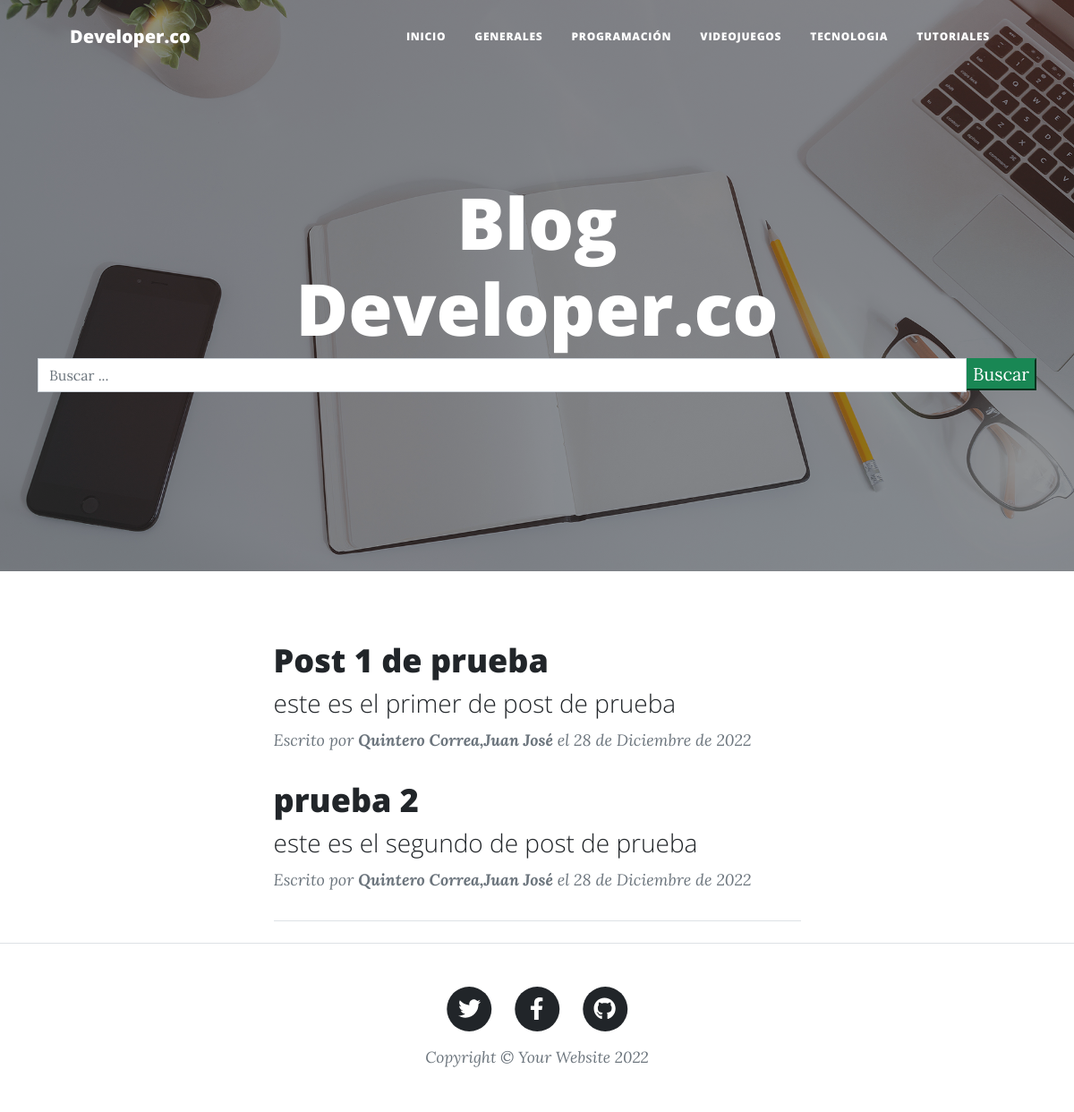
Page /?page=2 on the earlier database version.
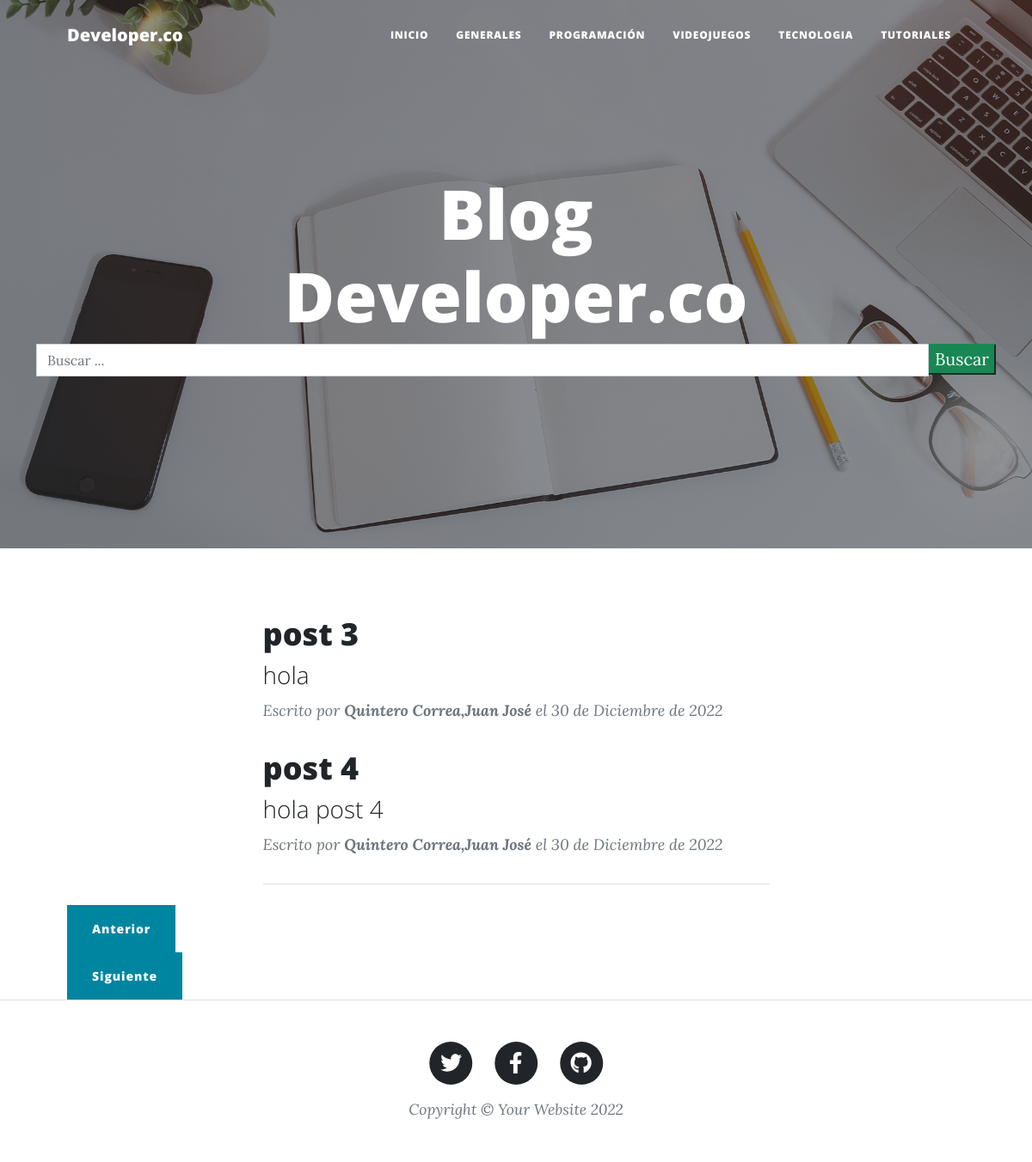
Same page on the later database version.
### blog/models.py (models this page shows, shortened)
class Post(models.Model):
    id = models.AutoField(primary_key=True)
    titulo = models.CharField('Titulo',max_length=90,blank=False,null=False)
    slug = models.CharField('Slug',max_length=100,null=False,blank=False)
    descripcion = models.CharField('Descripción',max_length=110,blank=False,null=False)
    contenido = RichTextField('Contenido')
    imagen = models.URLField(max_length=255,blank=False,null=False)
    autor = models.ForeignKey(Autor, on_delete=models.CASCADE)
    categoria = models.ForeignKey(Categoria, on_delete=models.CASCADE)
    estado = models.BooleanField('Publicado/No Publicado',default=True)
    fecha_creacion = models.DateField('Fecha de Creación',auto_now=False,auto_now_add=True)
    class Meta:
        verbose_name = 'Post'
        verbose_name_plural = 'Posts'

class Autor(models.Model):
    id = models.AutoField(primary_key=True)
    nombres = models.CharField("Nombres de Autor",max_length=255,null=False,blank=False)
    apellidos = models.CharField("Apellidos de autor",max_length=255,null=False,blank=False)
    facebook = models.URLField("Facebook",null=True,blank=True)
    instagram = models.URLField("Instagram",null=True,blank=True)
    web = models.URLField("Web",null=True,blank=True)
    facebook = models.URLField("Facebook",null=True,blank=True)
    correo = models.EmailField("Correo Electrónico",blank=False,null=False)
    estado = models.BooleanField("Autor ACtivo/Autor no Activo",default=True)
    fecha_creacion = models.DateField("Fecha de Creación",auto_now=False,auto_now_add=True)
    class Meta:
        verbose_name = 'Autor'
        verbose_name_plural = 'Autores'
    def __str__(self):
        return '{0},{1}'.format(self.apellidos, self.nombres)

### blog/views.py (the view)
# urls.py: path('',home, name = 'index'),
def home(request):
    queryset = request.GET.get("buscar") # para guardar lo que se escribe en el boton de buscar
    posts = Post.objects.filter(estado = True)
    if queryset:
        posts = Post.objects.filter(
            Q(titulo__icontains = queryset) |  # para hacer consultas con condicionales "O"
            Q(descripcion__icontains = queryset)
        ).distinct()                # para no traer el mismo campo dentro de una consulta
    paginator = Paginator(posts,2)  # numero de elementos a mostrar por pagina
    page = request.GET.get('page')  # para saber en que pagina se encuentra
    posts = paginator.get_page(page)
    return render(request,'index.html',{'posts':posts})

### templates/index.html (shortened to what this page needs)
{% load static %}
<!DOCTYPE html>
<html lang="es">
    <head>
        <link href="{% static 'css/styles.css' %}" rel="stylesheet" />
    </head>
    <body>
        <nav class="navbar navbar-expand-lg navbar-light" id="mainNav">
            <div class="container px-4 px-lg-5">
                <a class="navbar-brand" href="{% url 'blog:index' %}">Developer.co</a>
                <div class="collapse navbar-collapse" id="navbarResponsive">
                    <ul class="navbar-nav ms-auto py-4 py-lg-0">
                        <li class="nav-item"><a class="nav-link px-lg-3 py-3 py-lg-4" href="{% url 'blog:index' %}">Inicio</a></li>
                        <li class="nav-item"><a class="nav-link px-lg-3 py-3 py-lg-4" href="{% url 'blog:generales' %}">Generales</a></li>
                        <li class="nav-item"><a class="nav-link px-lg-3 py-3 py-lg-4" href="{% url 'blog:programacion' %}">Programación</a></li>
                        <li class="nav-item"><a class="nav-link px-lg-3 py-3 py-lg-4" href="{% url 'blog:videojuegos' %}">Videojuegos</a></li>
                        <li class="nav-item"><a class="nav-link px-lg-3 py-3 py-lg-4" href="{% url 'blog:tecnologia' %}">Tecnologia</a></li>
                        <li class="nav-item"><a class="nav-link px-lg-3 py-3 py-lg-4" href="{% url 'blog:tutoriales' %}">Tutoriales</a></li>
                    </ul>
                </div>
            </div>
        </nav>
        {% block imagen %}<header class="masthead" style="background-image: url('{% static 'assets/img/home-bg.jpg' %}')">{% endblock imagen %}
            <div class="container position-relative px-4 px-lg-5">
                <div class="row gx-4 gx-lg-5 justify-content-center">
                    <div class="col-md-10 col-lg-8 col-xl-7">
                        <div class="site-heading">
                            <h1>{% block titulo_principal %}Blog Developer.co{% endblock titulo_principal %}</h1>
                        </div>
                    </div>
                </div>
            </div>
            {% block barra_busqueda %}
            <div class="container">
                <div class="row">
                    <div class="col-md-12 search">
                        <form method="get">
                            <div id="custom-search-input">
                                <div class="input-group col-md-12">
                                    <input type="text" class="form-control" placeholder="Buscar ..." name="buscar" value="{{ request.GET.buscar }}">
                                    <span class="input-group-list">
                                        <button type="submit" class="boton btn-success">Buscar</button>
                                    </span>
                                </div>
                            </div>
                        </form>
                    </div>
                </div>
            </div>
            {% endblock barra_busqueda %}
        </header>
        <div class="container px-4 px-lg-5">
            <div class="row gx-4 gx-lg-5 justify-content-center">
                <div class="col-md-10 col-lg-8 col-xl-7">
                    {% block contenido %}
                        {% if posts %}
                            {% for post in posts %}
                                <div class="post-preview">
                                    <a href="{% url 'blog:detalle_post' post.slug %}">
                                        <h2 class="post-title">{{ post.titulo }}</h2>
                                        <h3 class="post-subtitle">{{ post.descripcion }}</h3>
                                    </a>
                                    <p class="post-meta">Escrito por
                                        <strong>{{ post.autor }}</strong> el
                                        {{ post.fecha_creacion }}
                                    </p>
                                </div>
                            {% endfor %}
                        {% else %}
                                <h1>No existen post registrados</h1>
                        {% endif %}
                    {% endblock contenido %}
                    <hr class="my-4" />
                </div>
            </div>
            <div class="row">
                <div class="col-md-12 col-lg-12 col-sm-12 col-xs-12">
                    <div class="col-md-6 col-sm-6 col-lg-6 col-xs-6 float-left">
                        {% if posts.has_previous %}
                            <div class="clearfix">
                                <a href="?page={{ posts.previous_page_number }}{% if request.GET.search %} &q={{ request.GET.search}}{% endif %}" class="btn btn-primary float-left">Anterior</a>
                            </div>
                        {% endif %}
                    </div>
                </div>
                <div class="col-md-12 col-lg-12 col-sm-12 col-xs-12">
                    <div class="col-md-6 col-sm-6 col-lg-6 col-xs-6 float-right">
                        {% if posts.has_next %}
                            <div class="clearfix">
                                <a href="?page={{ posts.next_page_number }}{% if request.GET.search %} &q={{ request.GET.search}}{% endif %}" class="btn btn-primary float-right">Siguiente</a>
                            </div>
                        {% endif %}
                    </div>
                </div>
            </div>
        </div>
        <footer class="border-top">
            <div class="container px-4 px-lg-5">
                <div class="row gx-4 gx-lg-5 justify-content-center">
                    <div class="col-md-10 col-lg-8 col-xl-7">
                        <ul class="list-inline text-center">
                            <li class="list-inline-item">
                                <a href="#!">
                                    <span class="fa-stack fa-lg">
                                        <i class="fas fa-circle fa-stack-2x"></i>
                                        <i class="fab fa-twitter fa-stack-1x fa-inverse"></i>
                                    </span>
                                </a>
                            </li>
                            <li class="list-inline-item">
                                <a href="#!">
                                    <span class="fa-stack fa-lg">
                                        <i class="fas fa-circle fa-stack-2x"></i>
                                        <i class="fab fa-facebook-f fa-stack-1x fa-inverse"></i>
                                    </span>
                                </a>
                            </li>
                            <li class="list-inline-item">
                                <a href="#!">
                                    <span class="fa-stack fa-lg">
                                        <i class="fas fa-circle fa-stack-2x"></i>
                                        <i class="fab fa-github fa-stack-1x fa-inverse"></i>
                                    </span>
                                </a>
                            </li>
                        </ul>
                        <div class="small text-center text-muted fst-italic">Copyright &copy; Your Website 2022</div>
                    </div>
                </div>
            </div>
        </footer>
    </body>
</html>

Differences in the rows shown:
no longer on this page (row unchanged): Post: titulo "Post 1 de prueba", descripcion "este es el primer de post de prueba", autor "Quintero Correa,Juan José", fecha_creacion "28 de Diciembre de 2022"
no longer on this page (row unchanged): Post: titulo "prueba 2", descripcion "este es el segundo de post de prueba", autor "Quintero Correa,Juan José", fecha_creacion "28 de Diciembre de 2022"
added Post: titulo "post 3", descripcion "hola", autor "Quintero Correa,Juan José", fecha_creacion "30 de Diciembre de 2022"
added Post: titulo "post 4", descripcion "hola post 4", autor "Quintero Correa,Juan José", fecha_creacion "30 de Diciembre de 2022"
Other differences:
text now shown: "Anterior Siguiente"
